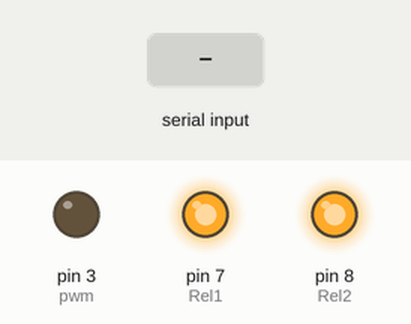
A sketch run on a simulated Arduino Uno, built with avr-gcc and run on an emulated ATmega328P. Shown: output pins drawn as LEDs (lit = HIGH). The test bench sets the inputs (shaded band).

Above: at 1.2 s.
1.3 s: "1" received over Serial
At 1.9 s:
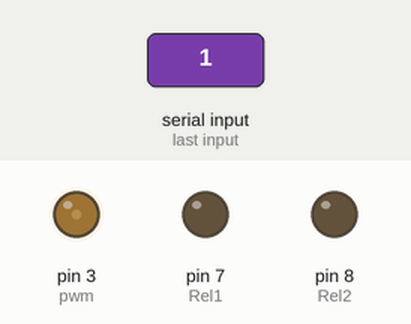
2.8 s: byte 0 (0) received over Serial
At 4.0 s:
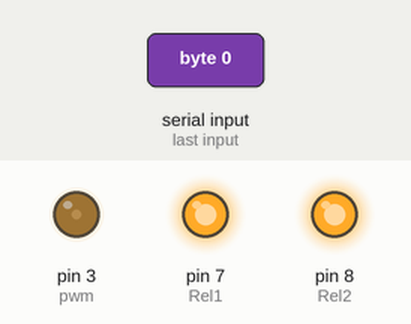
4.3 s: "0" received over Serial
At 5.4 s:
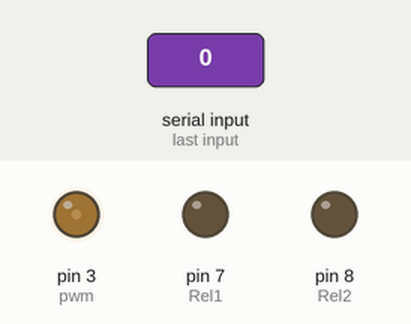
Timing chart, 0 to 7.3 s (numbered marks = the images above; inputs shaded):
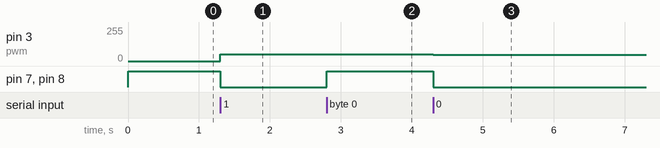

Measured:
- after the input at 1.3 s, pin 3 (pwm): 0/255 → 49/255 at once; pin 7 (Rel1), pin 8 (Rel2): HIGH → LOW at once
- after the input at 2.8 s, pin 7 (Rel1), pin 8 (Rel2): LOW → HIGH at once
- after the input at 4.3 s, pin 3 (pwm): 49/255 → 48/255 at once; pin 7 (Rel1), pin 8 (Rel2): HIGH → LOW at once

The sketch:

sketch_apr24a.ino
```cpp
int Rel1 = 7;
int Rel2 = 8;
int pwm = 3;

void setup()
{
pinMode(Rel1, OUTPUT);
pinMode(Rel2, OUTPUT);
pinMode(pwm, OUTPUT);
  rel(LOW);
  Serial.begin(9600);
}

void loop()
{
  while(Serial.available() == 0);
 byte b = Serial.read();
if(b == 0) rel(LOW);
else{ rel(HIGH);
 analogWrite(pwm, b);}
}

void rel(boolean a)
{
 digitalWrite(Rel1, !a);
 digitalWrite(Rel2, !a);
}
```
